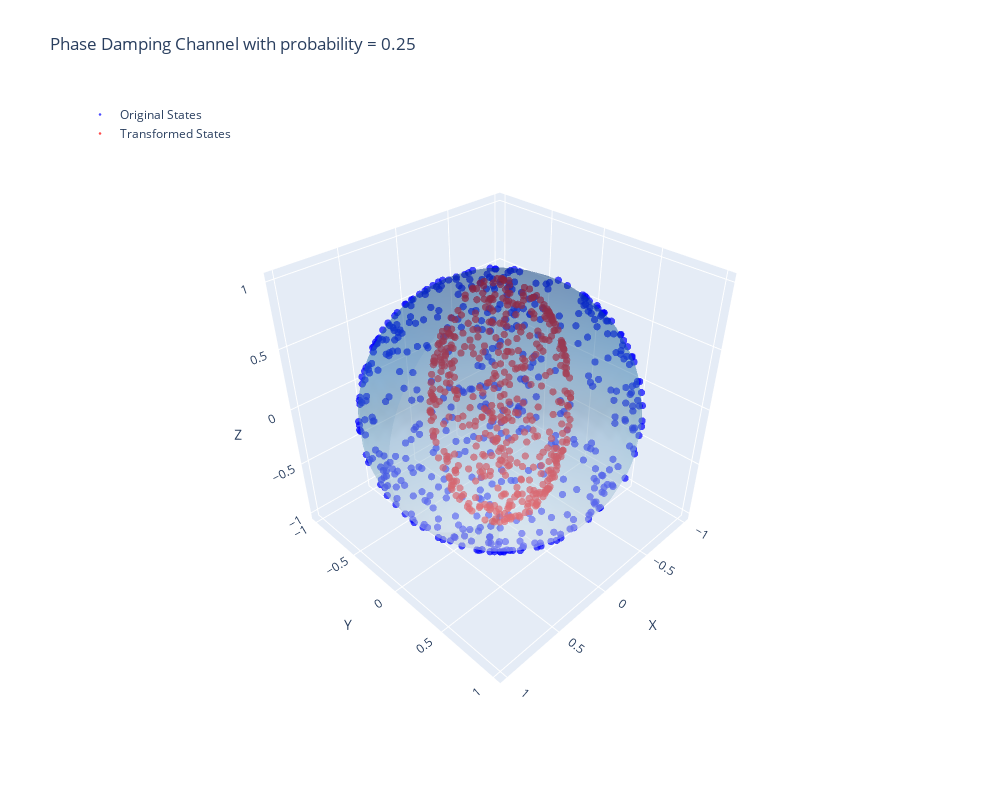

Write notebook code for a chart like this one.
### Code cell
num_samples = 500
p = 0.25
transformation = lambda rho: apply_quantum_channel(rho, phaseDampingKrausOperators(p))
rhosVect, sigmasVect = generateData("pure", num_samples, transformation)
interactivePlot(rhosVect, sigmasVect, ["Original States", "Transformed States"], f"Phase Damping Channel with probability = {p}", False)

### Figure 1 — Plotly figure (JSON) as saved in the notebook; plotly's stock layout.template omitted (floating-point values rounded to 4 significant figures; data arrays with more than 128 entries replaced by an {"elided": "..."} marker saying what was removed)
{"data": [{"marker": {"color": "blue", "opacity": 0.7, "size": 2.5}, "mode": "markers", "name": "Original States", "type": "scatter3d", "x": {"elided": "500 float values"}, "y": {"elided": "500 float values"}, "z": {"elided": "500 float values"}}, {"marker": {"color": "red", "opacity": 0.7, "size": 2.5}, "mode": "markers", "name": "Transformed States", "type": "scatter3d", "x": {"elided": "500 float values"}, "y": {"elided": "500 float values"}, "z": {"elided": "500 float values"}}, {"colorscale": [[0, "rgb(247,251,255)"], [0.125, "rgb(222,235,247)"], [0.25, "rgb(198,219,239)"], [0.375, "rgb(158,202,225)"], [0.5, "rgb(107,174,214)"], [0.625, "rgb(66,146,198)"], [0.75, "rgb(33,113,181)"], [0.875, "rgb(8,81,156)"], [1, "rgb(8,48,107)"]], "opacity": 0.3, "showscale": false, "type": "surface", "x": {"elided": "30x30 float values"}, "y": {"elided": "30x30 float values"}, "z": {"elided": "30x30 float values"}}], "layout": {"height": 800, "legend": {"x": 0, "y": 1}, "scene": {"aspectmode": "auto", "aspectratio": {"x": 0.9978, "y": 1.0, "z": 1.002}, "camera": {"center": {"x": 0, "y": 0, "z": 0}, "eye": {"x": 1.458, "y": 1.458, "z": 1.458}, "projection": {"type": "perspective"}, "up": {"x": 0, "y": 0, "z": 1}}, "xaxis": {"title": {"text": "X"}, "type": "linear"}, "yaxis": {"title": {"text": "Y"}, "type": "linear"}, "zaxis": {"title": {"text": "Z"}, "type": "linear"}}, "title": {"text": "Phase Damping Channel with probability = 0.25"}, "width": 1000}}
